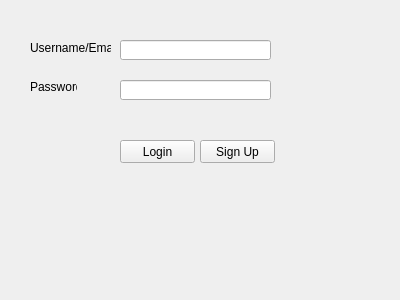
<?xml version="1.0" encoding="UTF-8"?>
<ui version="4.0">
 <class>Form</class>
 <widget class="QWidget" name="Form">
  <property name="geometry">
   <rect>
    <x>0</x>
    <y>0</y>
    <width>400</width>
    <height>300</height>
   </rect>
  </property>
  <property name="windowTitle">
   <string>Form</string>
  </property>
  <widget class="QPushButton" name="loginbutton">
   <property name="geometry">
    <rect>
     <x>120</x>
     <y>140</y>
     <width>75</width>
     <height>23</height>
    </rect>
   </property>
   <property name="text">
    <string>Login</string>
   </property>
  </widget>
  <widget class="QLabel" name="label">
   <property name="geometry">
    <rect>
     <x>30</x>
     <y>40</y>
     <width>81</width>
     <height>16</height>
    </rect>
   </property>
   <property name="text">
    <string>Username/Email</string>
   </property>
  </widget>
  <widget class="QLabel" name="label_2">
   <property name="geometry">
    <rect>
     <x>30</x>
     <y>80</y>
     <width>47</width>
     <height>13</height>
    </rect>
   </property>
   <property name="text">
    <string>Password</string>
   </property>
  </widget>
  <widget class="QLineEdit" name="email">
   <property name="geometry">
    <rect>
     <x>120</x>
     <y>40</y>
     <width>151</width>
     <height>20</height>
    </rect>
   </property>
  </widget>
  <widget class="QLineEdit" name="password">
   <property name="geometry">
    <rect>
     <x>120</x>
     <y>80</y>
     <width>151</width>
     <height>20</height>
    </rect>
   </property>
  </widget>
  <widget class="QPushButton" name="createaccbutton">
   <property name="geometry">
    <rect>
     <x>200</x>
     <y>140</y>
     <width>75</width>
     <height>23</height>
    </rect>
   </property>
   <property name="text">
    <string>Sign Up</string>
   </property>
  </widget>
 </widget>
 <resources/>
 <connections/>
</ui>
